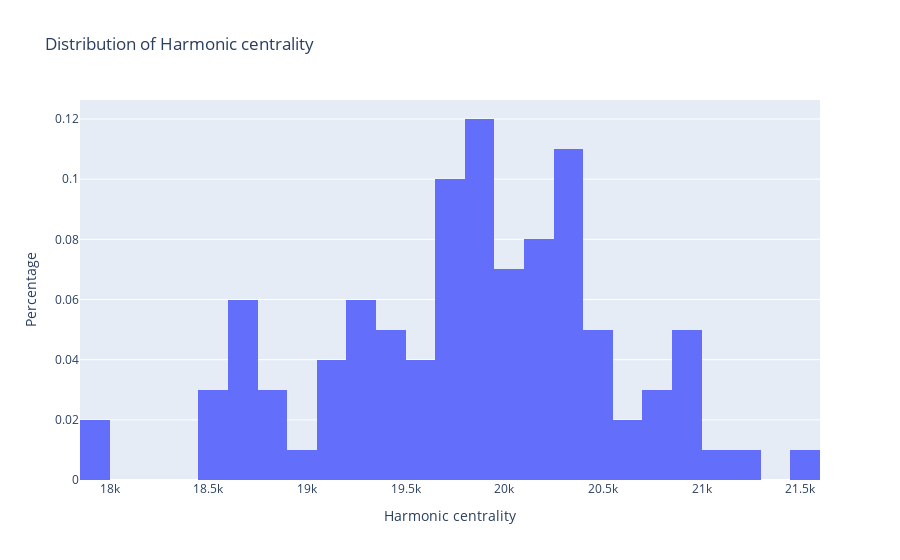

The notebook cell this image was saved under:
### Code cell
go.Figure(data=[go.Histogram(x=HC, histnorm='probability', xbins_size=150)],
          layout={'xaxis_title':"Harmonic centrality",
                 'yaxis_title':"Percentage",
                 'title':"Distribution of Harmonic centrality"})
